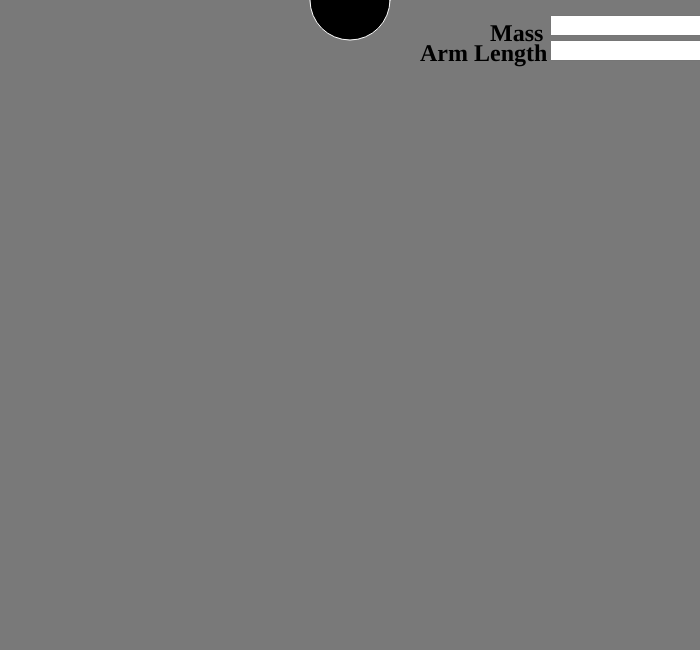
Frame 1 (no input)
Frame 60 (no input): identical to frame 1, image omitted
Frame 120 (the mouse pressed at the canvas centre since frame 60): identical to frame 1, image omitted

The p5.js sketch that drew this single still picture (run headless with seeded random() and noise() and a simulated clock; from frame 60 on, the mouse is pressed at the canvas centre):

// p5.js sketch
// ── sketch.js
/*
 * @Author: Alex Shelton
 * @Date:   2019-08-14T21:17:31-05:00
 * @Email:  as305218@ohio.edu
 * @Filename: sketch.js
 * @Last modified by:   Alex Shelton
 * @Last modified time: 2019-08-16T00:43:30-05:00
 */

// Angular Acceleration = (g / R) * sine(theta)

// Given a pendulum with an angle theta (0 being the pendulum at rest) and a radius r
// we can use sine to calculate the angular component of the gravitational force.

// Gravity Force = Mass * Gravitational Constant;
// Pendulum Force = Gravity Force * sine(theta)

// Note this is an ideal world scenario with no tension in the
// pendulum arm, a more realistic formula might be:
// Angular Acceleration = (g / R) * sine(theta)

let mPrompt;
let rPrompt;

let p;

function setup(){
  createCanvas(700,650);


  mPrompt = createElement('h2', 'Mass');
  mPrompt.position(490, 0);
  mass_input = createInput();
  mass_input.position(550,15);

  rPrompt = createElement('h2', 'Arm Length');
  rPrompt.position(420, 20);

  ropeRadius_input = createInput();
  ropeRadius_input.position(550, 40);

  let mass = mass_input.value();
  let radius = ropeRadius_input.value();

  p = new Pendulum(width/2 ,0 ,mass_input.value(), ropeRadius_input.value());
}

function draw(){
  background(121);



  p.update();
  p.display();

}

// function promptUser(){
//   //creating user prompt
//   mPrompt = createElement('h2', 'Mass');
//   mPrompt.position(490, 0);
//   mass_input = createInput();
//   mass_input.position(550,15);
//
//   rPrompt = createElement('h2', 'Arm Length');
//   rPrompt.position(420, 20);
//
//   ropeRadius_input = createInput();
//   ropeRadius_input.position(550, 40);
// }

function createPendulum(m,r){
  p = new Pendulum(width/2 ,0 ,m, r);
}

// ── pendulum.js
/*
 * @Author: Alex Shelton
 * @Date:   2019-08-14T21:22:33-05:00
 * @Email:  as305218@ohio.edu
 * @Filename: pendulum.js
 * @Last modified by:   Alex Shelton
 * @Last modified time: 2019-08-16T00:11:17-05:00
 */


// Pendulum Class File
// Class is responsible for the location and force calculations on the pendulum

// Calculate acceleration (see: http://www.myphysicslab.com/pendulum1.html)



class Pendulum{
  constructor(xPos, yPos, mass, radius){
    this.position = createVector();
    this.origin = createVector(xPos,yPos);
    this.mass = mass;
    this.radius = 80;

    this.ropeRadius = radius;
    this.angularAccel = 0.00; //weights angular acceleration
    this.aVelocity = 0.00;
    this.angle = PI/4;;

  }

  update(){

    let gravity = 0.4; //constant for gravity

    this.angularAccel = ((-gravity / this.ropeRadius)*sin(this.angle));
    this.aVelocity += this.angularAccel;

    //might have to limit aVelocity

    this.angle += this.aVelocity;

  }

  display(){
    fill(0);
    stroke(4);
    stroke(255);

    this.position.set(this.ropeRadius * sin(this.angle), this.ropeRadius * cos(this.angle), 0); // Polar to cartesian conversion
    this.position.add(this.origin); //position is relative to the pendulum's origin


    line(this.origin.x,this.origin.y,this.position.x,this.position.y);
    ellipse(this.position.x,this.position.y, this.radius);


    fill(255);
    textFont("helvetica");
    textSize(24);
    text(this.mass, this.position.x, this.position.y);
  }


}
